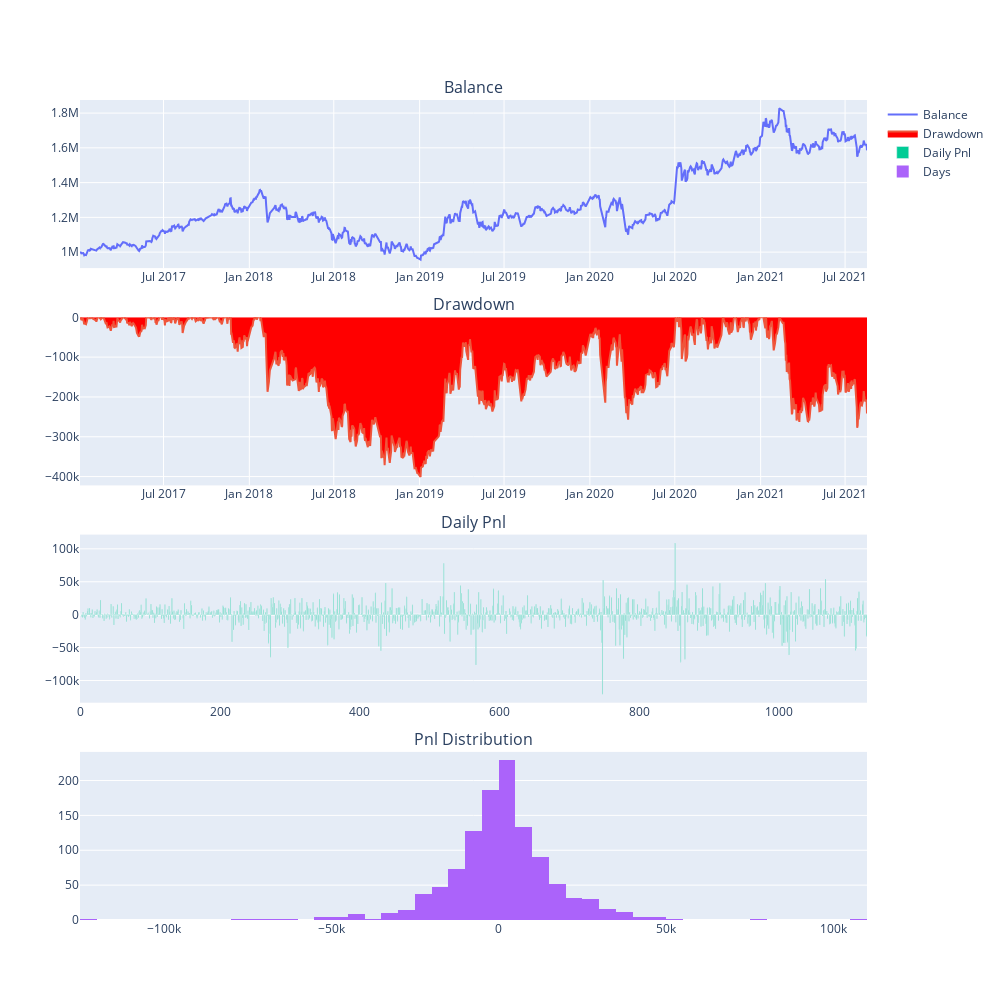

Source (notebook cell):
### Code cell
engine.calculate_statistics()
engine.show_chart()

### Figure 1 — Plotly figure (JSON) as saved in the notebook; plotly's stock layout.template omitted (floating-point values rounded to 4 significant figures; data arrays with more than 128 entries replaced by an {"elided": "..."} marker saying what was removed)
{"data": [{"mode": "lines", "name": "Balance", "type": "scatter", "x": {"elided": "1126 str values"}, "xaxis": "x", "y": {"elided": "1126 float values"}, "yaxis": "y"}, {"fill": "tozeroy", "fillcolor": "red", "mode": "lines", "name": "Drawdown", "type": "scatter", "x": {"elided": "1126 str values"}, "xaxis": "x2", "y": {"elided": "1126 float values"}, "yaxis": "y2"}, {"name": "Daily Pnl", "type": "bar", "xaxis": "x3", "y": {"elided": "1126 float values"}, "yaxis": "y3"}, {"name": "Days", "nbinsx": 100, "type": "histogram", "x": {"elided": "1126 float values"}, "xaxis": "x4", "yaxis": "y4"}], "layout": {"annotations": [{"font": {"size": 16}, "showarrow": false, "text": "Balance", "x": 0.5, "xanchor": "center", "xref": "paper", "y": 1, "yanchor": "bottom", "yref": "paper"}, {"font": {"size": 16}, "showarrow": false, "text": "Drawdown", "x": 0.5, "xanchor": "center", "xref": "paper", "y": 0.735, "yanchor": "bottom", "yref": "paper"}, {"font": {"size": 16}, "showarrow": false, "text": "Daily Pnl", "x": 0.5, "xanchor": "center", "xref": "paper", "y": 0.47, "yanchor": "bottom", "yref": "paper"}, {"font": {"size": 16}, "showarrow": false, "text": "Pnl Distribution", "x": 0.5, "xanchor": "center", "xref": "paper", "y": 0.205, "yanchor": "bottom", "yref": "paper"}], "height": 1000, "width": 1000, "xaxis": {"anchor": "y", "domain": [0, 1]}, "xaxis2": {"anchor": "y2", "domain": [0, 1]}, "xaxis3": {"anchor": "y3", "domain": [0, 1]}, "xaxis4": {"anchor": "y4", "domain": [0, 1]}, "yaxis": {"anchor": "x", "domain": [0.795, 1]}, "yaxis2": {"anchor": "x2", "domain": [0.53, 0.735]}, "yaxis3": {"anchor": "x3", "domain": [0.265, 0.47]}, "yaxis4": {"anchor": "x4", "domain": [0, 0.205]}}}
